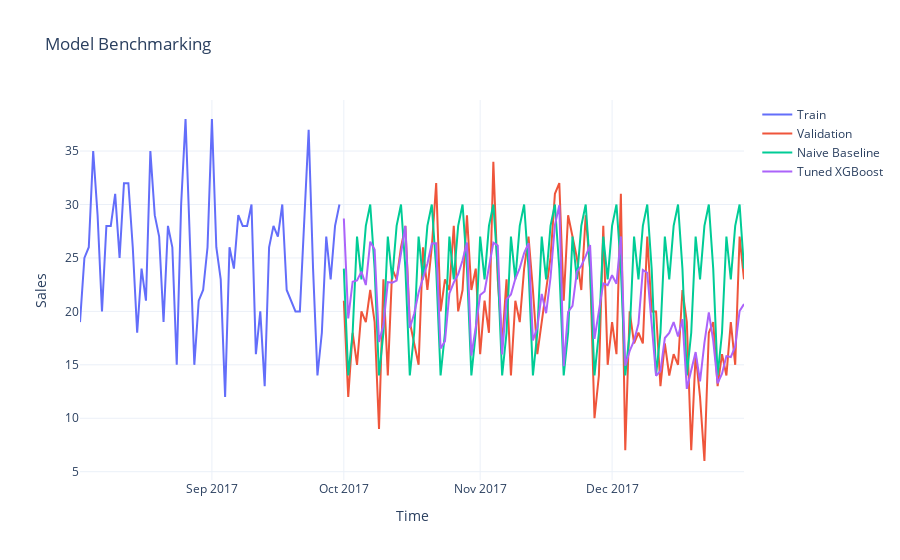

The code cell stored with this chart in its notebook:
### Markdown cell above
## 4. Benchmarking: From Naive to Machine Learning

We start with a "Naive" baseline to prove that the complexity of Machine Learning is justified by a significant drop in error.

### Code cell
results_df = pd.DataFrame(columns=['MAE', 'MAPE_pct'])

# 1. Baseline: Naive Seasonal (7-day lag)
mae_n, mape_n, forecast_n = fit_eval_model(NaiveSeasonal(K=7), "Naive (7)", train, val)
results_df.loc['Naive (7)'] = [mae_n, mape_n]

# 2. Optimized XGBoost with Covariates
# Utilizing the Grid Search from utils.py to tune parameters
best_params, best_score, best_xgb = simple_grid_search(
    train_data=train,
    val_data=val,
    covariates_train=cov_ts.slice_intersect(train),
    covariates_full_for_pred=cov_ts,
    max_trials=30
)

# Predict with optimized ML model
forecast_xgb = best_xgb.predict(n=len(val), past_covariates=cov_ts)
results_df.loc['XGBoost (Tuned)'] = [mae_metric(val, forecast_xgb), mape_metric(val, forecast_xgb)]

plot_forecasts(train[-60:], val, preds={"Naive Baseline": forecast_n, "Tuned XGBoost": forecast_xgb}, title="Model Benchmarking")

# Save the best model to disk
MODEL_PATH = "models/xgb_best_model.pth"
best_xgb.save(MODEL_PATH)

train.to_csv("data/last_train_data.csv")
cov_ts.to_csv("data/full_covariates.csv")

print(f"Model and context saved successfully to {MODEL_PATH}")
